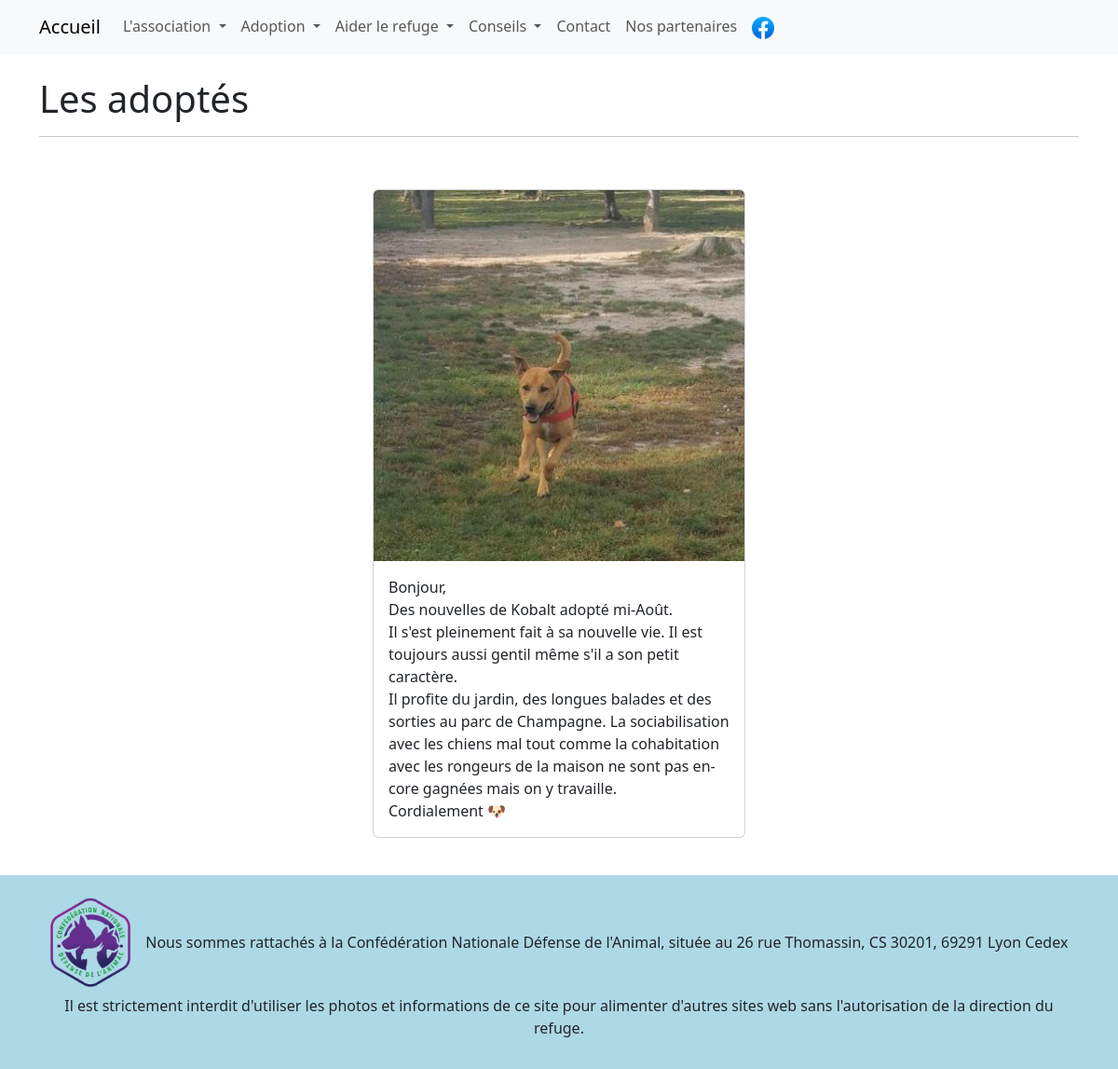
The app's page /adoptes.php with its own data.
### tables this page shows
CREATE TABLE `adoptes` (
  `id` int NOT NULL,
  `file_name` varchar(255) NOT NULL,
  `description` blob NOT NULL
);

### adoptes.php (the view, shortened to what this page needs)
<?php
require('appelEtPost/dbconnect.php');
$adoptes = $bdd->query("SELECT * FROM adoptes");
$donneesAdoptes = $adoptes->fetchall(PDO::FETCH_ASSOC);
?>
<!DOCTYPE html>
<html lang="en">
<head>
<?php require('commun/header.php'); ?>
    <main>
        <div class="container">
        <h1>Les adoptés<?php if (isset($_SESSION['check']) && $_SESSION['check'] == "log") {echo(' <a href="new-adopte.php" class="btn btn-primary">Nouveau</a>');}?></h1><hr><br>
        <?php if ($donneesAdoptes) { ?>
            <div class="conteneur-de-cartes">
                <?php foreach ($donneesAdoptes as $donneeAdopte) { ?>
                    <div class="card" style="width: 25rem;">
                        <img src="medias/images/photos_adoptes/<?=$donneeAdopte['file_name']?>" class="card-img-top" alt="photo <?=$donneeAdopte['file_name']?>">
                        <div class="card-body">
                            <p class="card-text">
                                <?=nl2br($donneeAdopte['description'])?>
                            </p>
                        </div>
                    </div>
                <?php } ?>
            </div>
        <?php } else { echo("Il n'y a rien ici pour le moment."); } ?>
        </div>
    </main>
<?php require('commun/footer.php'); ?>

### css/style.css (style rules this page uses)
main { min-height: 69svh; }
h3, p { word-wrap:break-word; hyphens: auto; }
.conteneur-de-cartes { display: flex; justify-content: space-evenly; flex-wrap: wrap; }
.card { margin: 1em 0; }

### records on screen
adoptes: file_name (picture), description "Bonjour, Des nouvelles de Kobalt adopté mi-Août. Il s'est pleinement fait à sa nouvelle vie. Il est toujours aussi gentil même s'il a son petit caractère. Il profite du jardin, des longues balades et des sorties au parc de Champagne. La sociabilisation avec les chiens mal tout comme la cohabitation avec les rongeurs de la maison ne sont pas encore gagnées mais on y travaille. Cordialement 🐶"
